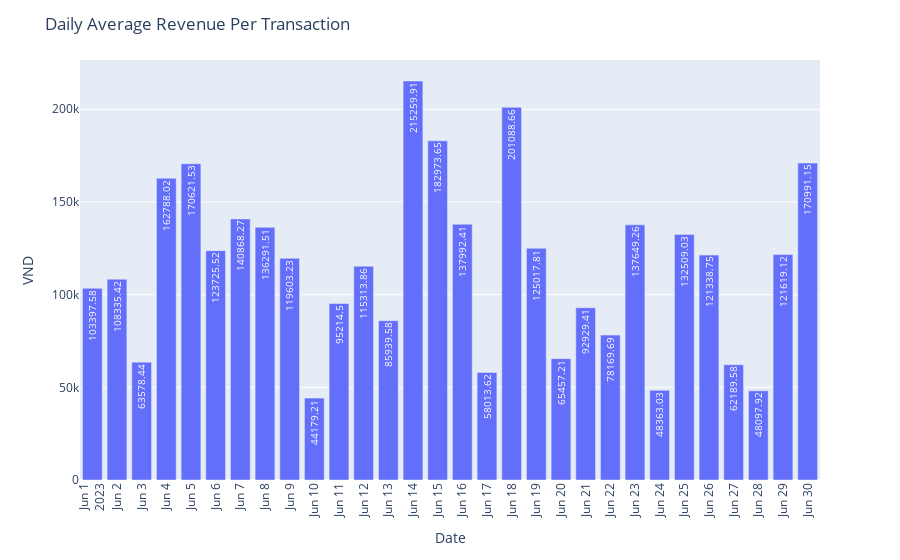

Here is the notebook cell this chart was saved with:
### Code cell
fig_arpt = px.bar(x=arpt['created_date'], y = arpt['ARPT'], text=arpt['ARPT'])
fig_arpt.update_layout(title = 'Daily Average Revenue Per Transaction', xaxis=dict(title='Date', tickmode='linear', tickangle = -90), yaxis_title = 'VND')
fig_arpt.update_traces(textposition='inside', textangle=-90)

fig_arpt.show()

### Figure 1 — Plotly figure (JSON) as saved in the notebook; plotly's stock layout.template omitted (floating-point values rounded to 4 significant figures)
{"data": [{"alignmentgroup": "True", "hovertemplate": "x=%{x}<br>y=%{y}<br>text=%{text}<extra></extra>", "legendgroup": "", "marker": {"color": "#636efa", "pattern": {"shape": ""}}, "name": "", "offsetgroup": "", "orientation": "v", "showlegend": false, "text": [103400.0, 108300.0, 63580.0, 162800.0, 170600.0, 123700.0, 140900.0, 136300.0, 119600.0, 44180.0, 95210.0, 115300.0, 85940.0, 215300.0, 183000.0, 138000.0, 58010.0, 201100.0, 125000.0, 65460.0, 92930.0, 78170.0, 137600.0, 48360.0, 132500.0, 121300.0, 62190.0, 48100.0, 121600.0, 171000.0], "textangle": -90, "textposition": "inside", "type": "bar", "x": ["2023-06-01T00:00:00", "2023-06-02T00:00:00", "2023-06-03T00:00:00", "2023-06-04T00:00:00", "2023-06-05T00:00:00", "2023-06-06T00:00:00", "2023-06-07T00:00:00", "2023-06-08T00:00:00", "2023-06-09T00:00:00", "2023-06-10T00:00:00", "2023-06-11T00:00:00", "2023-06-12T00:00:00", "2023-06-13T00:00:00", "2023-06-14T00:00:00", "2023-06-15T00:00:00", "2023-06-16T00:00:00", "2023-06-17T00:00:00", "2023-06-18T00:00:00", "2023-06-19T00:00:00", "2023-06-20T00:00:00", "2023-06-21T00:00:00", "2023-06-22T00:00:00", "2023-06-23T00:00:00", "2023-06-24T00:00:00", "2023-06-25T00:00:00", "2023-06-26T00:00:00", "2023-06-27T00:00:00", "2023-06-28T00:00:00", "2023-06-29T00:00:00", "2023-06-30T00:00:00"], "xaxis": "x", "y": [103400.0, 108300.0, 63580.0, 162800.0, 170600.0, 123700.0, 140900.0, 136300.0, 119600.0, 44180.0, 95210.0, 115300.0, 85940.0, 215300.0, 183000.0, 138000.0, 58010.0, 201100.0, 125000.0, 65460.0, 92930.0, 78170.0, 137600.0, 48360.0, 132500.0, 121300.0, 62190.0, 48100.0, 121600.0, 171000.0], "yaxis": "y"}], "layout": {"barmode": "relative", "legend": {"tracegroupgap": 0}, "margin": {"t": 60}, "title": {"text": "Daily Average Revenue Per Transaction"}, "xaxis": {"anchor": "y", "domain": [0, 1], "tickangle": -90, "tickmode": "linear", "title": {"text": "Date"}}, "yaxis": {"anchor": "x", "domain": [0, 1], "title": {"text": "VND"}}}}
